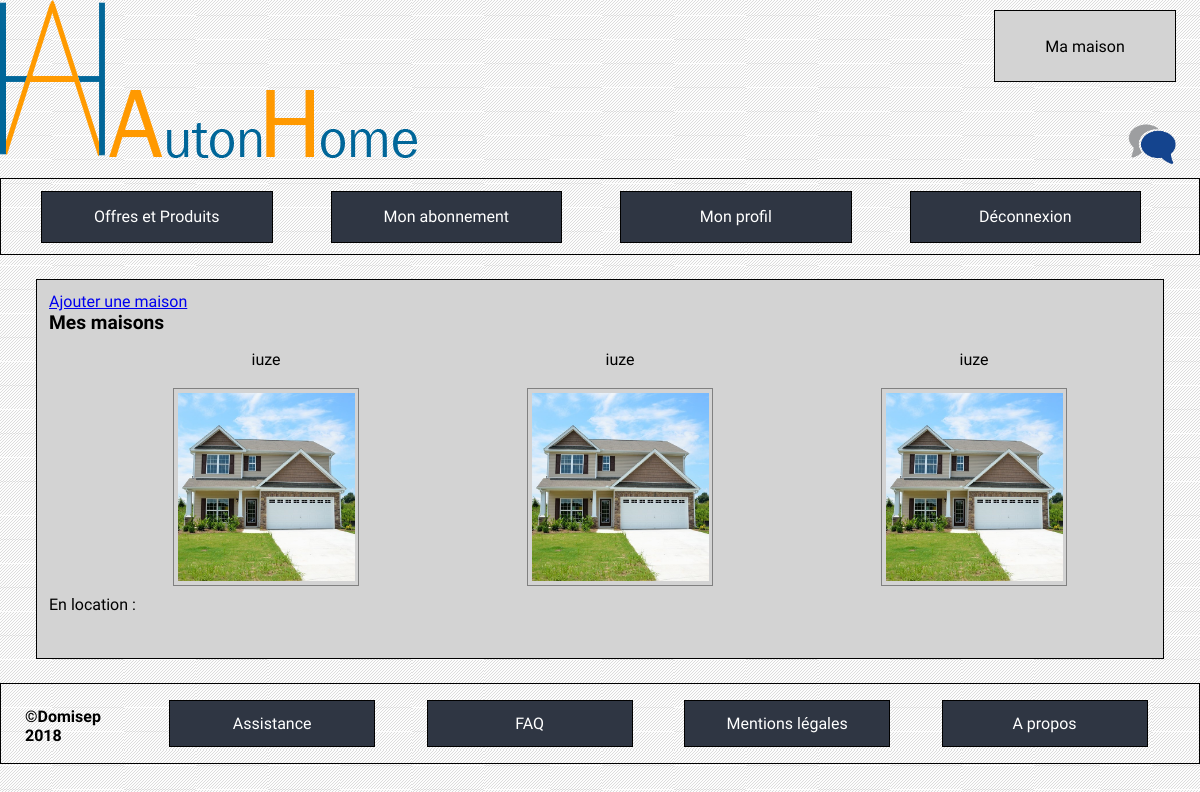
Page /index.php?cible=mamaison (signed in) on the earlier database version.
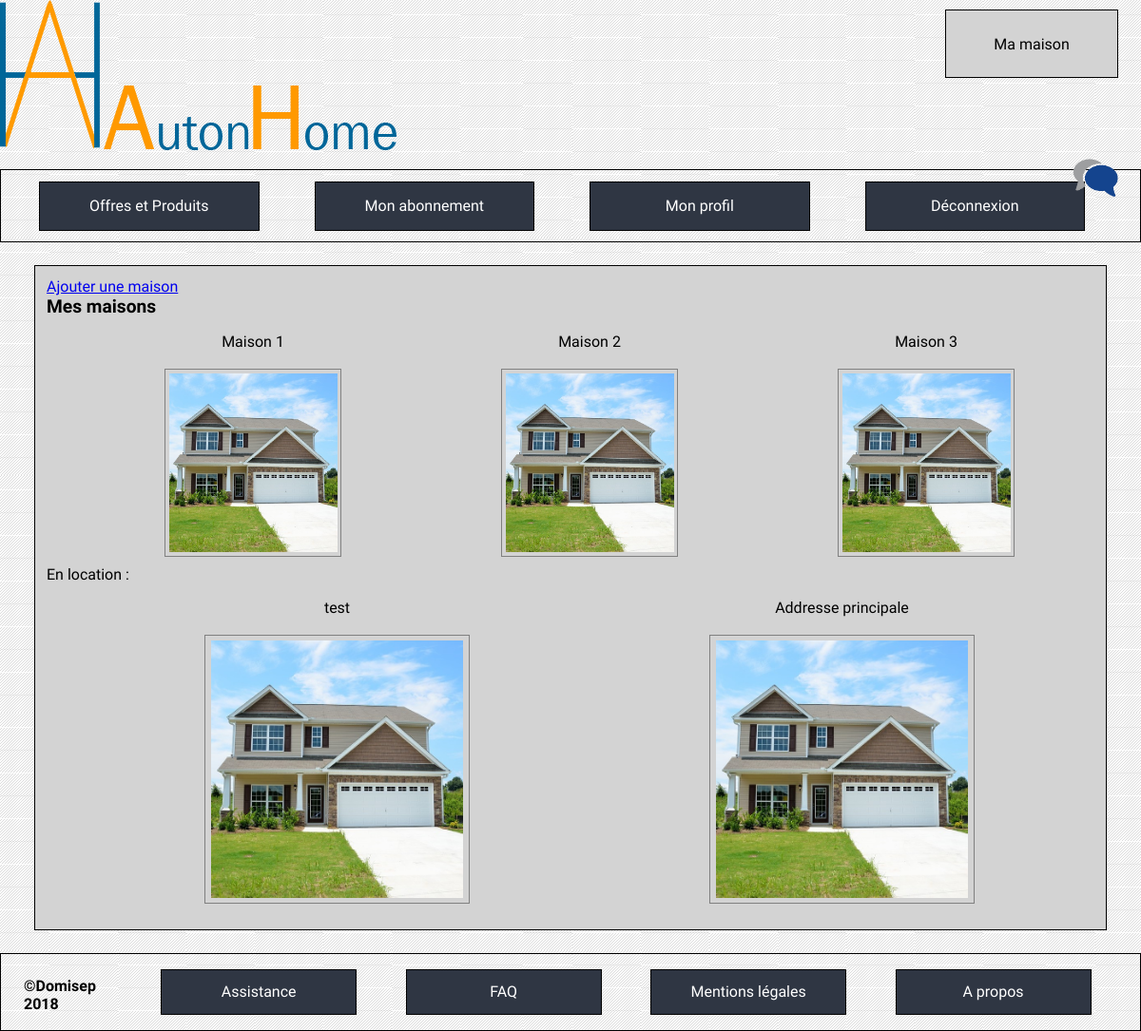
Same page on the later database version.
### tables this page shows
CREATE TABLE `residence` (
  `ID` int(11) NOT NULL,
  `name` varchar(255) NOT NULL,
  `surface` int(10) NOT NULL,
  `nbPeople` int(10) NOT NULL,
  `secret` varchar(255) NOT NULL,
  `addressNumber` int(10) NOT NULL,
  `addressStreet` varchar(255) NOT NULL,
  `addressZipCode` int(255) NOT NULL,
  `addressCity` varchar(255) NOT NULL,
  `addressCountry` varchar(255) NOT NULL,
  `id_owner` int(255) NOT NULL,
  `id_tenant` int(255) DEFAULT NULL
);

### index.php (called while the page is built, shortened)
<?php
if(isset($_GET['cible']) && !empty($_GET['cible'])) {
    $url = $_GET['cible'];
} else {
    $url = 'accueil';
}
include('controleurs/' . $url . '.php');

### modele/house.php (called while the page is built, shortened)
<?php
function getAllUserHouses($bdd, $id){
    $ownStatement = $bdd->prepare('SELECT * FROM residence WHERE id_owner = :idOwn');
    $rentStatement = $bdd->prepare('SELECT * FROM residence WHERE id_tenant = :idRent');
    $ownStatement->bindParam(':idOwn', $id);
    $rentStatement->bindParam('idRent', $id);
    $ownStatement->execute();
    $rentStatement->execute();
    $owned = $ownStatement->fetchAll();
    $rented = $rentStatement->fetchAll();
    return (array($owned, $rented));
}

### vues/mamaison.php (the view, shortened to what this page needs)
<section>
    <div class="display-houses">
        <div class="addHouseLink"><a href="index.php?cible=ajouterunemaison">Ajouter une maison</a></div>
        <div class="mes-maisons">Mes maisons</div>
        <div class="owned-houses">
            <ul class="owned-houses-list">
                <?php foreach ($residences[0] as $residence) { ?>
                    <li>
                        <?php echo ( $residence["name"] );  ?>
                        <a class="house-info" href="index.php?cible=mamaison&id=<?php echo ( $residence["ID"] );  ?>">
                            <img class = "image" src="ressources\pictures\maison.jpg">
                        </a>
                    </li>
                <?php } ?>
            </ul>
        </div>
        <div class="rented-houses">
            <div> En location :</div>
            <ul class="rented-houses-list">
                <?php foreach ($residences[1] as $residence) { ?>
                    <li>
                        <?php echo ( $residence["name"] );  ?>
                        <a class="house-info" href="index.php?cible=mamaison&id=<?php echo ( $residence["ID"] );  ?>">
                            <img class = "image" src="ressources\pictures\maison.jpg">
                        </a>
                    </li>
                <?php } ?>
            </ul>
        </div>
    </div>
</section>
<?php
require ('vues/footer.php');
?>

Differences in the rows shown:
changed residence: name "iuze" → "Maison 1"
changed residence: name "iuze" → "Maison 2"
changed residence: name "iuze" → "Maison 3"
now on this page (row edited): residence: name "test"
added residence: name "Addresse principale"
